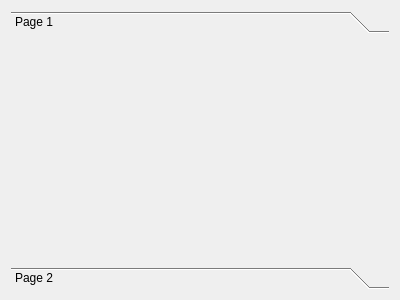
<?xml version="1.0" encoding="UTF-8"?>
<ui version="4.0">
 <class>ActionLauncher</class>
 <widget class="QWidget" name="ActionLauncher">
  <property name="geometry">
   <rect>
    <x>0</x>
    <y>0</y>
    <width>400</width>
    <height>300</height>
   </rect>
  </property>
  <property name="windowTitle">
   <string>Python Action Launcher</string>
  </property>
  <layout class="QHBoxLayout" name="horizontalLayout">
   <item>
    <widget class="QToolBox" name="toolBox">
     <property name="currentIndex">
      <number>0</number>
     </property>
     <widget class="QWidget" name="page">
      <property name="geometry">
       <rect>
        <x>0</x>
        <y>0</y>
        <width>382</width>
        <height>228</height>
       </rect>
      </property>
      <attribute name="label">
       <string>Page 1</string>
      </attribute>
     </widget>
     <widget class="QWidget" name="page_2">
      <property name="geometry">
       <rect>
        <x>0</x>
        <y>0</y>
        <width>382</width>
        <height>228</height>
       </rect>
      </property>
      <attribute name="label">
       <string>Page 2</string>
      </attribute>
     </widget>
    </widget>
   </item>
  </layout>
 </widget>
 <resources/>
 <connections/>
</ui>
